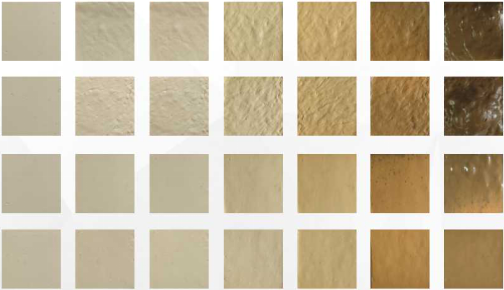
#> input picture src/origin/1/static/static.png, 504 x 290 px
$ python autocut.py
#> lines starting #> are read from the running program, lines starting #| are printed output that depends on the picture
### src/origin/1/static/imageTools.py
#!/usr/bin/python

from functools import reduce
from PIL import Image


def grey(image):
    pixdata = image.load()
    for x in range(image.size[0]):
        for y in range(image.size[1]):
            grey_scale = int(sum(pixdata[x, y][:3]) / 3)
            pixdata[x, y] = (grey_scale, grey_scale, grey_scale)
    return image


# [29 lines left out: functions convert, emboss, binarify, not called in this run]

# [4 lines that do not run on import are left out]

### src/origin/1/static/autocut.py
#!/usr/bin/python
from PIL import Image
from imageTools import grey

LENGTH = 58

def main():
    imgObj = grey(Image.open("static.png"))
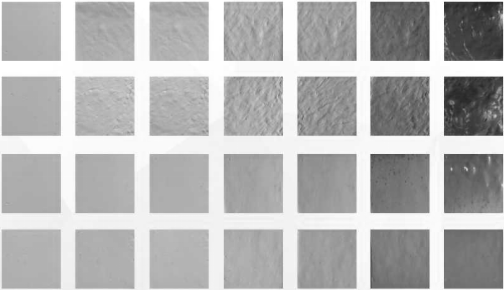
#> imgObj: PIL image 504x290 RGBA; mean R, G, B, A 182, 182, 182, 255
    for y in range(4):
        for x in range(7):
            newObj = imgObj.crop((3+x*74, 4+y*75, 59+x*74, 60+y*75))
            newObj.save(str(y) + str(x) + '.png')
#> this loop made 4 passes
#> pass 1, in main, `newObj.save(str(y) + str(x) + '.png')`:
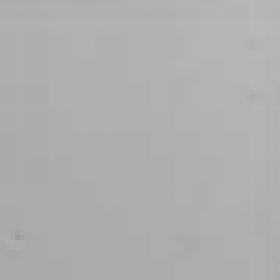
#> saved as 00.png: PIL image 56x56 RGBA (shown 5 times larger); mean R, G, B, A 174.7, 174.7, 174.7, 255
#> after the loop:
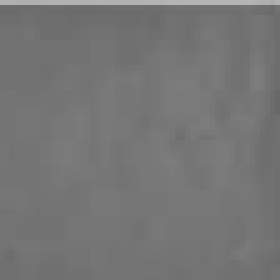
#> newObj: PIL image 56x56 RGBA (shown 5 times larger); mean R, G, B, A 117.5, 117.5, 117.5, 255

if __name__ == '__main__':
    main()
